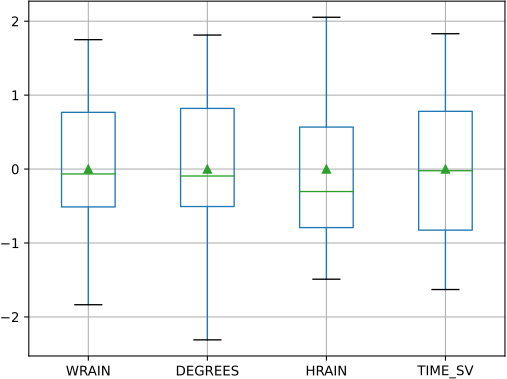

Python code for this plot:
import pandas as pd
from sklearn.preprocessing import StandardScaler

my_url = ('https://raw.githubusercontent.com/taroyabuki/' +
          'fromzero/master/data/wine.csv')
my_data = pd.read_csv(my_url)
X, y = my_data.drop(columns=['LPRICE2']), my_data['LPRICE2']

pd.DataFrame(StandardScaler().fit_transform(X),
             columns=X.columns).boxplot(showmeans=True)

import matplotlib.pyplot as plt
plt.savefig('08-p-boxplot-scaled.pdf')
